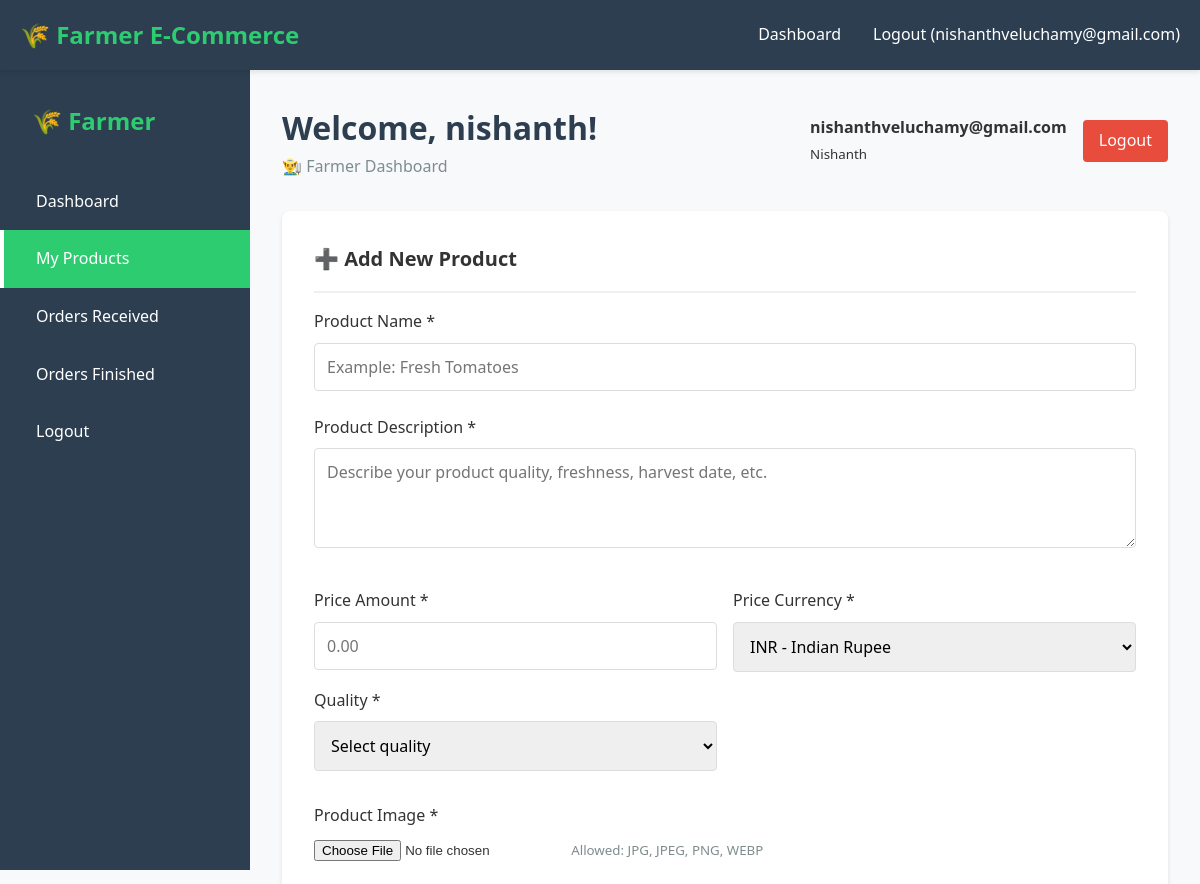
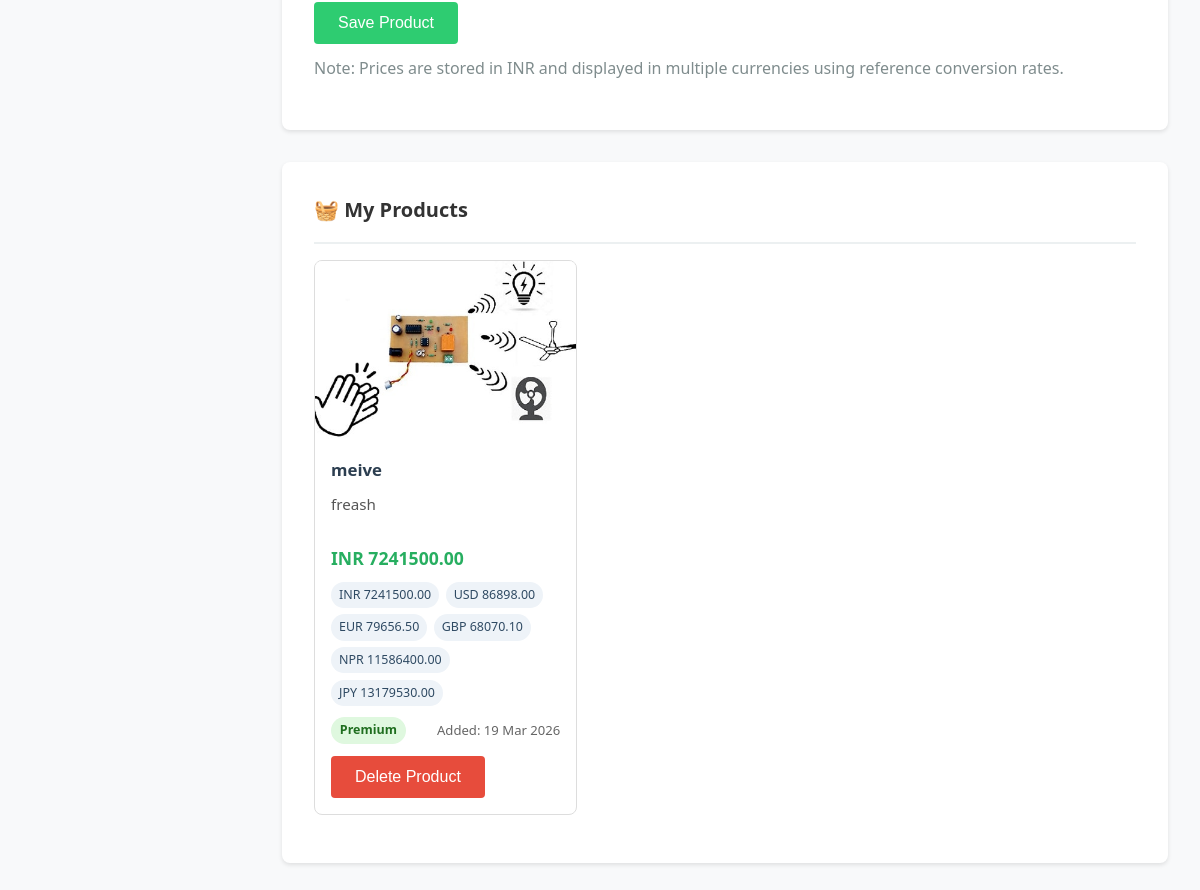
The app's page /farmer/dashboard?tab=products (signed in) with its own data (2 pictures, top to bottom).
### app/models.py (models this page shows, shortened)
class User(UserMixin, db.Model):
    __tablename__ = 'users'
    id = db.Column(db.Integer, primary_key=True)
    email = db.Column(db.String(120), unique=True, nullable=False, index=True)
    password_hash = db.Column(db.String(255), nullable=True)
    phone_number = db.Column(db.String(20), unique=True, nullable=False)
    user_type = db.Column(db.String(20), nullable=False)  # 'farmer' or 'buyer'
    first_name = db.Column(db.String(100))
    last_name = db.Column(db.String(100))
    profile_picture = db.Column(db.String(255))
    address = db.Column(db.Text)
    city = db.Column(db.String(100))
    state = db.Column(db.String(100))
    postal_code = db.Column(db.String(20))
    email_verified = db.Column(db.Boolean, default=False)
    phone_verified = db.Column(db.Boolean, default=False)
    is_active = db.Column(db.Boolean, default=True)
    created_at = db.Column(db.DateTime, default=datetime.utcnow)
    updated_at = db.Column(db.DateTime, default=datetime.utcnow, onupdate=datetime.utcnow)
    farm_name = db.Column(db.String(200))
    farm_size = db.Column(db.String(100))
    crops_grown = db.Column(db.Text)
    shop_name = db.Column(db.String(200))
    shop_category = db.Column(db.String(100))  # grocery, electronics, clothing, etc.
    shop_license_number = db.Column(db.String(100), unique=True)
    shop_description = db.Column(db.Text)
    shop_registration_number = db.Column(db.String(100), unique=True)

class Product(db.Model):
    __tablename__ = 'products'
    id = db.Column(db.Integer, primary_key=True)
    farmer_id = db.Column(db.Integer, db.ForeignKey('users.id'), nullable=False, index=True)
    name = db.Column(db.String(200), nullable=False)
    description = db.Column(db.Text, nullable=False)
    price = db.Column(db.Float, nullable=False)
    quality = db.Column(db.String(20), nullable=False)  # average, good, premium
    image_filename = db.Column(db.String(255))
    created_at = db.Column(db.DateTime, default=datetime.utcnow)
    updated_at = db.Column(db.DateTime, default=datetime.utcnow, onupdate=datetime.utcnow)
    farmer = db.relationship('User', backref=db.backref('products', cascade='all, delete-orphan'))

### app/routes.py (the view)
@main_bp.route('/farmer/dashboard')
@login_required
def farmer_dashboard():
    if not user_has_role(current_user, 'farmer'):
        flash('Access denied', 'danger')
        return redirect(url_for('main.index'))
    active_tab = request.args.get('tab', 'dashboard').strip().lower()
    allowed_tabs = {'dashboard', 'products', 'orders', 'finished_orders'}
    if active_tab not in allowed_tabs:
        active_tab = 'dashboard'
    products = Product.query.filter_by(farmer_id=current_user.id).order_by(Product.created_at.desc()).all()
    completed_orders = Order.query.filter_by(
        farmer_id=current_user.id,
        status='completed'
    ).order_by(Order.completed_at.desc(), Order.created_at.desc()).all()
    return render_template(
        'farmer/dashboard.html',
        user=current_user,
        products=products,
        completed_orders=completed_orders,
        active_tab=active_tab,
        currency_rates=SUPPORTED_CURRENCY_RATES,
        display_currencies=['INR', 'USD', 'EUR', 'GBP', 'NPR', 'JPY'],
    )

### app/routes.py (called while the page is built)
def parse_roles(user_type_value):
    if not user_type_value:
        return set()
    return {role.strip() for role in str(user_type_value).split(',') if role.strip()}

def user_has_role(user, role):
    return role in parse_roles(user.user_type)

### templates/farmer/dashboard.html (shortened to what this page needs)
{% extends "base.html" %}
{% block content %}
<div class="dashboard-container">
    <aside class="sidebar">
        <div class="sidebar-brand">🌾 Farmer</div>
        <ul class="sidebar-menu">
            <li><a href="{{ url_for('main.farmer_dashboard', tab='dashboard') }}" class="{{ 'active' if active_tab == 'dashboard' else '' }}">Dashboard</a></li>
            <li><a href="{{ url_for('main.farmer_dashboard', tab='products') }}" class="{{ 'active' if active_tab == 'products' else '' }}">My Products</a></li>
            <li><a href="{{ url_for('main.farmer_dashboard', tab='orders') }}" class="{{ 'active' if active_tab == 'orders' else '' }}">Orders Received</a></li>
            <li><a href="{{ url_for('main.farmer_dashboard', tab='finished_orders') }}" class="{{ 'active' if active_tab == 'finished_orders' else '' }}">Orders Finished</a></li>
            <li><a href="{{ url_for('auth.logout') }}">Logout</a></li>
        </ul>
    </aside>
    <div class="main-content">
        <div class="header">
            <div>
                <h1>Welcome, {{ user.first_name or user.email }}!</h1>
                <p class="text-muted">👨‍🌾 Farmer Dashboard</p>
            </div>
            <div class="user-info">
                <div>
                    <strong>{{ user.email }}</strong><br>
                    <small>{{ user.farm_name }}</small>
                </div>
                <a href="{{ url_for('auth.logout') }}" class="logout-btn">Logout</a>
            </div>
        </div>
        {% if active_tab == 'dashboard' %}
            <div class="grid grid-2">
                <div class="card">
                    <h3 style="color: var(--primary-color); margin-bottom: 0.5rem;">📦 Total Products</h3>
                    <p style="font-size: 2rem; font-weight: bold;">{{ products|length }}</p>
                    <small class="text-muted">Products listed for sale</small>
                </div>
                <div class="card">
                    <h3 style="color: var(--info-color); margin-bottom: 0.5rem;">📊 Orders Received</h3>
                    <p style="font-size: 2rem; font-weight: bold;">0</p>
                    <small class="text-muted">Orders from buyers</small>
                </div>
            </div>
            <div class="card">
                <div class="card-header">📝 My Information</div>
                <div class="card-body">
                    <p><strong>Farmer Name:</strong> {{ user.first_name or 'Not provided' }} {{ user.last_name or '' }}</p>
                    <p><strong>Farm Name:</strong> {{ user.farm_name or 'Not provided' }}</p>
                    <p><strong>Email:</strong> {{ user.email }}</p>
                    <p><strong>Phone:</strong> {{ user.phone_number }}</p>
                    <p><strong>Location:</strong> {{ user.city or 'Not provided' }}, {{ user.state or 'N/A' }}</p>
                    <p><strong>Account Status:</strong> <span style="color: var(--primary-color);">✓ Active</span></p>
                </div>
            </div>
        {% elif active_tab == 'products' %}
            <div class="card" id="add-product">
                <div class="card-header">➕ Add New Product</div>
                <div class="card-body">
                    <form method="POST" action="{{ url_for('main.add_farmer_product') }}" enctype="multipart/form-data">
                        <div class="form-group">
                            <label for="name">Product Name *</label>
                            <input type="text" id="name" name="name" placeholder="Example: Fresh Tomatoes" required>
                        </div>
                        <div class="form-group">
                            <label for="description">Product Description *</label>
                            <textarea id="description" name="description" placeholder="Describe your product quality, freshness, harvest date, etc." required></textarea>
                        </div>
                        <div class="grid grid-2" style="gap: 1rem;">
                            <div class="form-group" style="margin-bottom: 0;">
                                <label for="price">Price Amount *</label>
                                <input type="number" id="price" name="price" min="1" step="0.01" placeholder="0.00" required>
                            </div>
                            <div class="form-group" style="margin-bottom: 0;">
                                <label for="currency">Price Currency *</label>
                                <select id="currency" name="currency" required>
                                    <option value="INR" selected>INR - Indian Rupee</option>
                                </select>
                            </div>
                            <div class="form-group" style="margin-bottom: 0;">
                                <label for="quality">Quality *</label>
                                <select id="quality" name="quality" required>
                                    <option value="">Select quality</option>
                                </select>
                            </div>
                        </div>
                        <div class="form-group" style="margin-top: 1rem;">
                            <label for="image">Product Image *</label>
                            <input type="file" id="image" name="image" accept=".jpg,.jpeg,.png,.webp" required>
                            <small class="text-muted">Allowed: JPG, JPEG, PNG, WEBP</small>
                        </div>
                        <button type="submit" class="btn btn-primary">Save Product</button>
                    </form>
                    <p class="text-muted" style="margin-top: 0.75rem;">Note: Prices are stored in INR and displayed in multiple currencies using reference conversion rates.</p>
                </div>
            </div>
            <div class="card" id="products">
                <div class="card-header">🧺 My Products</div>
                <div class="card-body">
                    {% if products %}
                        <div class="products-grid">
                            {% for product in products %}
                                <article class="product-card">
                                    <img
                                        src="{{ url_for('static', filename='uploads/products/' ~ product.image_filename) }}"
                                        alt="{{ product.name }}"
                                        class="product-image"
                                    >
                                    <div class="product-content">
                                        <h3 class="product-title">{{ product.name }}</h3>
                                        <p class="product-desc">{{ product.description }}</p>
                                        <p class="product-price">INR {{ '%.2f'|format(product.price) }}</p>
                                        <div class="currency-list">
                                            {% for code in display_currencies %}
                                                {% set converted = product.price * currency_rates[code] %}
                                                <span class="currency-chip">{{ code }} {{ '%.2f'|format(converted) }}</span>
                                            {% endfor %}
                                        </div>
                                        <p class="product-meta">
                                            <span class="quality-pill quality-{{ product.quality|lower }}">{{ product.quality|title }}</span>
                                            <span>Added: {{ product.created_at.strftime('%d %b %Y') }}</span>
                                        </p>
                                        <form method="POST" action="{{ url_for('main.delete_farmer_product', product_id=product.id) }}" style="margin-top: 0.75rem;">
                                            <button type="submit" class="btn btn-danger" onclick="return confirm('Delete this product?');">Delete Product</button>
                                        </form>
                                    </div>
                                </article>
                            {% endfor %}
                        </div>
                    {% else %}
                        <p class="text-muted">No products added yet. Use "Add New Product" to list your first product.</p>
                    {% endif %}
                </div>
            </div>
        {% endif %}
    </div>
</div>
{% endblock %}

### templates/base.html (shortened to what this page needs)
<!DOCTYPE html>
<html lang="en">
<head>
    <link rel="stylesheet" href="{{ url_for('static', filename='css/style.css') }}">
</head>
<body>
    {% if not hide_navbar %}
    <nav class="navbar">
        <div class="container">
            <a href="{{ url_for('main.index') }}" class="navbar-brand">🌾 Farmer E-Commerce</a>
            <ul class="navbar-nav">
                {% if current_user.is_authenticated %}
                    <li><a href="{% if 'farmer' in (current_user.user_type or '') %}{{ url_for('main.farmer_dashboard') }}{% elif 'buyer' in (current_user.user_type or '') %}{{ url_for('main.buyer_dashboard') }}{% else %}{{ url_for('main.shop_owner_dashboard') }}{% endif %}">Dashboard</a></li>
                    <li><a href="{{ url_for('auth.logout') }}">Logout ({{ current_user.email }})</a></li>
                {% else %}
                    <li><a href="{{ url_for('auth.login_choice') }}">Login</a></li>
                {% endif %}
            </ul>
        </div>
    </nav>
    {% endif %}
    <main>
        {% block content %}{% endblock %}
    </main>
</body>
</html>

### records on screen
User: email "nishanthveluchamy@gmail.com", first_name "nishanth", farm_name "Nishanth"
Product: image_filename (picture), name "meive", description "freash", price "7241500.00", display_currencies "INR" "USD" "EUR" "GBP" "NPR" "JPY", converted "7241500.00" "86898.00" "79656.50" "68070.10" "11586400.00" "13179530.00", quality "Premium", created_at "19 Mar 2026"
